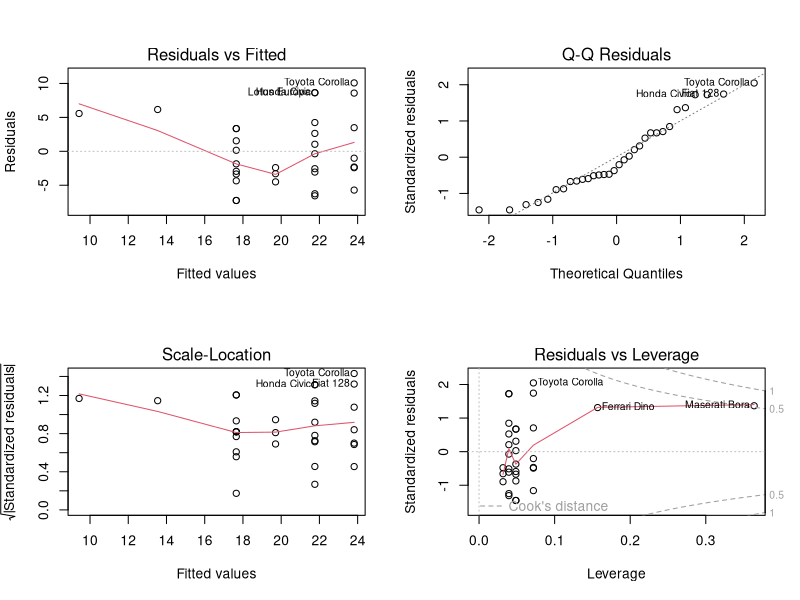

The R script that drew this image: (Note: this script raises an error after producing the figure.)
## ---- chunk 1
knitr::opts_chunk$set(echo = TRUE)
library(tidyverse)
library(car)
## ---- chunk 2
mtcars
## ---- chunk 3
reg <- lm(mpg~carb, data = mtcars) # the fuel consumption in miles per gallon ~ number of carburetors
summary(reg)

## ---- chunk 4
reduced <- lm(mpg ~ carb, data = mtcars) # simple linear regression predicting Y in terms of X 
full <- lm(mpg ~ as.factor(carb), data = mtcars) # using group means to predict Y for each value of X, thus treating X as a categorical variable

anova(reduced, full)
## ---- chunk 5
par(mfrow=c(2,2))
plot(reg)
## ---- chunk 6
# Studentized residuals and testing for outliers
t <- rstudent(reg)
par(mfrow=c(1,1)) # Return to the 1x1 plot window 
# plot(t)
t[ abs(t) > 2 ]
n = length(carb)
qt( 0.025/n, n-2 )
t[ abs(t) > abs(qt( 0.025/n, n-2 )) ]
## ---- chunk 7
outlierTest(reg)
